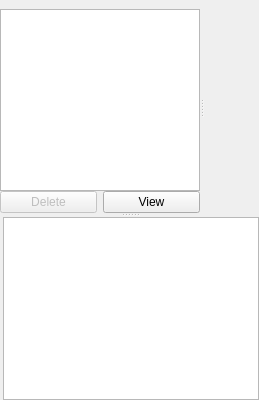
     <widget class="QSplitter" name="splitter_2">
      <property name="sizePolicy">
       <sizepolicy hsizetype="Expanding" vsizetype="Expanding">
        <horstretch>0</horstretch>
        <verstretch>0</verstretch>
       </sizepolicy>
      </property>
      <property name="orientation">
       <enum>Qt::Vertical</enum>
      </property>
      <widget class="QSplitter" name="splitter">
       <property name="sizePolicy">
        <sizepolicy hsizetype="Expanding" vsizetype="Expanding">
         <horstretch>0</horstretch>
         <verstretch>0</verstretch>
        </sizepolicy>
       </property>
       <property name="orientation">
        <enum>Qt::Horizontal</enum>
       </property>
       <widget class="QFrame" name="frame_2">
        <property name="sizePolicy">
         <sizepolicy hsizetype="Preferred" vsizetype="Preferred">
          <horstretch>0</horstretch>
          <verstretch>0</verstretch>
         </sizepolicy>
        </property>
        <property name="maximumSize">
         <size>
          <width>200</width>
          <height>16777215</height>
         </size>
        </property>
        <property name="frameShape">
         <enum>QFrame::NoFrame</enum>
        </property>
        <property name="frameShadow">
         <enum>QFrame::Raised</enum>
        </property>
        <layout class="QVBoxLayout" name="verticalLayout_4">
         <property name="spacing">
          <number>0</number>
         </property>
         <property name="leftMargin">
          <number>0</number>
         </property>
         <property name="rightMargin">
          <number>0</number>
         </property>
         <property name="bottomMargin">
          <number>0</number>
         </property>
         <item>
          <widget class="QTableWidget" name="tb_boundary">
           <property name="sizePolicy">
            <sizepolicy hsizetype="Preferred" vsizetype="Expanding">
             <horstretch>0</horstretch>
             <verstretch>0</verstretch>
            </sizepolicy>
           </property>
           <property name="maximumSize">
            <size>
             <width>200</width>
             <height>16777215</height>
            </size>
           </property>
           <property name="editTriggers">
            <set>QAbstractItemView::NoEditTriggers</set>
           </property>
           <property name="selectionBehavior">
            <enum>QAbstractItemView::SelectRows</enum>
           </property>
           <property name="wordWrap">
            <bool>false</bool>
           </property>
           <attribute name="horizontalHeaderVisible">
            <bool>false</bool>
           </attribute>
           <attribute name="verticalHeaderVisible">
            <bool>false</bool>
           </attribute>
          </widget>
         </item>
         <item>
          <widget class="QFrame" name="frame_163">
           <property name="sizePolicy">
            <sizepolicy hsizetype="Preferred" vsizetype="Minimum">
             <horstretch>0</horstretch>
             <verstretch>0</verstretch>
            </sizepolicy>
           </property>
           <property name="frameShape">
            <enum>QFrame::NoFrame</enum>
           </property>
           <property name="frameShadow">
            <enum>QFrame::Raised</enum>
           </property>
           <layout class="QHBoxLayout" name="horizontalLayout_58">
            <property name="margin">
             <number>0</number>
            </property>
            <item>
             <widget class="QPushButton" name="btn_DeleteSurface">
              <property name="enabled">
               <bool>false</bool>
              </property>
              <property name="maximumSize">
               <size>
                <width>150</width>
                <height>16777215</height>
               </size>
              </property>
              <property name="text">
               <string>Delete</string>
              </property>
             </widget>
            </item>
            <item>
             <widget class="QPushButton" name="btn_ViewMesh">
              <property name="maximumSize">
               <size>
                <width>150</width>
                <height>16777215</height>
               </size>
              </property>
              <property name="text">
               <string>View</string>
              </property>
             </widget>
            </item>
           </layout>
          </widget>
         </item>
        </layout>
       </widget>
       <widget class="QWidget" name="verticalLayoutWidget">
        <layout class="QVBoxLayout" name="layout_Mesh">
         <property name="leftMargin">
          <number>0</number>
         </property>
         <property name="topMargin">
          <number>9</number>
         </property>
         <property name="rightMargin">
          <number>0</number>
         </property>
        </layout>
       </widget>
      </widget>
      <widget class="QFrame" name="frame_4">
       <property name="maximumSize">
        <size>
         <width>16777215</width>
         <height>200</height>
        </size>
       </property>
       <property name="frameShape">
        <enum>QFrame::NoFrame</enum>
       </property>
       <property name="frameShadow">
        <enum>QFrame::Raised</enum>
       </property>
       <layout class="QVBoxLayout" name="verticalLayout_5">
        <property name="leftMargin">
         <number>3</number>
        </property>
        <property name="topMargin">
         <number>0</number>
        </property>
        <property name="rightMargin">
         <number>0</number>
        </property>
        <property name="bottomMargin">
         <number>0</number>
        </property>
        <item>
         <widget class="QPlainTextEdit" name="txt_Log">
          <property name="readOnly">
           <bool>true</bool>
          </property>
         </widget>
        </item>
       </layout>
      </widget>
     </widget>
